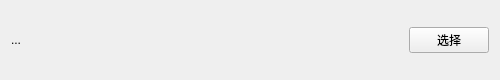
<?xml version="1.0" encoding="UTF-8"?>
<ui version="4.0">
 <class>FileSelector</class>
 <widget class="QWidget" name="FileSelector">
  <property name="geometry">
   <rect>
    <x>0</x>
    <y>0</y>
    <width>500</width>
    <height>80</height>
   </rect>
  </property>
  <property name="windowTitle">
   <string notr="true">FileSelector</string>
  </property>
  <layout class="QHBoxLayout" name="horizontalLayout">
   <item>
    <widget class="ElidedLabel" name="elidedLabel">
     <property name="sizePolicy">
      <sizepolicy hsizetype="Expanding" vsizetype="Preferred">
       <horstretch>0</horstretch>
       <verstretch>0</verstretch>
      </sizepolicy>
     </property>
     <property name="text">
      <string notr="true">...</string>
     </property>
    </widget>
   </item>
   <item>
    <widget class="QPushButton" name="pushButton">
     <property name="text">
      <string>选择</string>
     </property>
    </widget>
   </item>
  </layout>
 </widget>
 <customwidgets>
  <customwidget>
   <class>ElidedLabel</class>
   <extends>QLabel</extends>
   <header location="global">...extends.elidedLabel</header>
  </customwidget>
 </customwidgets>
 <resources/>
 <connections/>
</ui>
